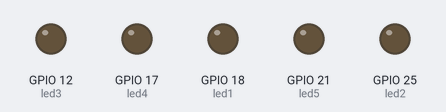
This program was run on a simulated Raspberry Pi (BCM pin numbers). On the bench: output pins drawn as LEDs (lit = HIGH).

Above: at 0.3 s.
At 1.85 s:
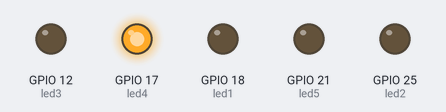
At 3.05 s:
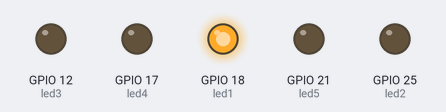
At 4.25 s:
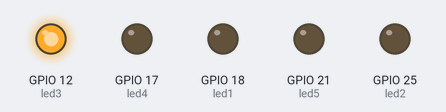
At 5.45 s:
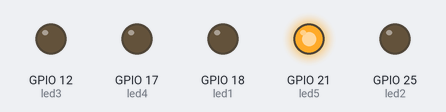
At 6.65 s:
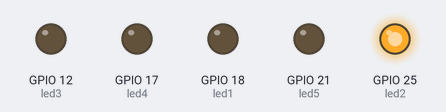
Timing chart, 0 to 7.0 s (numbered marks = the images above):
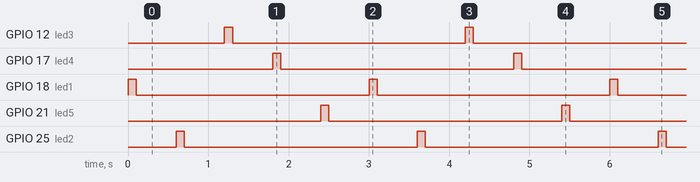

The program:

LedBlink.py
```python
from gpiozero import LED
from time import sleep

led1 = LED( 18)
led2 = LED (25)
led3 = LED (12)
led4 = LED (17)
led5 = LED (21)

while True:
	led1.on ()
	sleep (0.1)
	led1.off ()
	sleep (0.5)

	led2.on ()
	sleep (0.1)
	led2.off ()
	sleep (0.5)

	led3.on ()
	sleep (0.1)
	led3.off ()
	sleep (0.5)

	led4.on ()
	sleep (0.1)
	led4.off ()
	sleep (0.5)

	led5.on ()
	sleep (0.1)
	led5.off ()
	sleep (0.5)
```

Measured:
- by itself, GPIO 12 (led3), GPIO 17 (led4), GPIO 18 (led1), GPIO 21 (led5), GPIO 25 (led2): alternates HIGH for 0.10 s and LOW for 2.9 s
- by itself, everything shown: repeats every 3.0 s, in 10 steps
